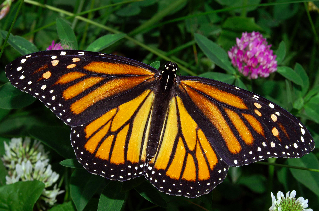
#> input picture examples/butterfly.png, 319 x 211 px, found by its file name
$ jupyter execute image_segmentation.ipynb
#> lines starting #> are read from the running program, lines starting #| are printed output that depends on the picture
[cell 1]
import cv2
import matplotlib.pyplot as plt
from sklearn.cluster import KMeans
import numpy as np

[cell 2]
img = cv2.imread("butterfly.png")
#> img is the input picture: shape (211, 319, 3); mean B, G, R 29.1, 65.5, 65.1
orignal_shape = img.shape
#> orignal_shape = (211, 319, 3)
orignal_shape
#> Out = (211, 319, 3)

[cell 3]
plt.imshow(img)
plt.show()

[cell 4]
img = cv2.cvtColor(img, cv2.COLOR_BGR2RGB)

[cell 5]
plt.imshow(img)
plt.show()

[cell 6]
all_pixels = img.reshape((-1, 3))

[cell 7]
dominant_color = 4
km = KMeans( n_clusters=dominant_color)

[cell 8]
km.fit(all_pixels)

[cell 9]
center = np.array(km.cluster_centers_, dtype ='uint8')

[cell 10]
i = 1
colors =[]
plt.figure(0,figsize =(4,2))
for each_col in center:
    plt.subplot(1,4,i)
    plt.axis("off")
    i+=1
    colors.append(each_col)
    a = np.zeros((100,100,3),dtype='uint8')
    a[:,:,:] = each_col
    plt.imshow(a)
plt.show()
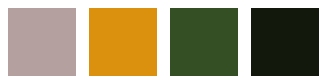
#> figure drawn by matplotlib, 4 panels

[cell 11]
new_img = np.zeros((211*319,3), dtype='uint8')
for ix in range(new_img.shape[0]):
    new_img[ix] = colors[km.labels_[ix]]
new_img = new_img.reshape((orignal_shape))
plt.imshow(new_img)
plt.show()
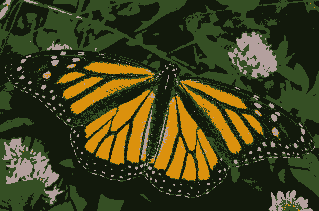
#> shown: shape (211, 319, 3); mean R, G, B 64.4, 65.1, 28.8
